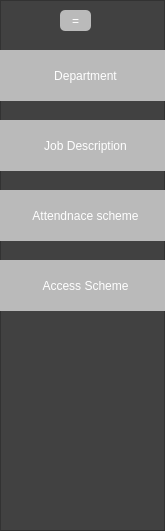
   <widget class="QFrame" name="menu">
    <property name="geometry">
     <rect>
      <x>0</x>
      <y>50</y>
      <width>165</width>
      <height>531</height>
     </rect>
    </property>
    <property name="maximumSize">
     <size>
      <width>165</width>
      <height>16777215</height>
     </size>
    </property>
    <property name="styleSheet">
     <string notr="true">background-color: rgb(65, 65, 65);</string>
    </property>
    <property name="frameShape">
     <enum>QFrame::StyledPanel</enum>
    </property>
    <property name="frameShadow">
     <enum>QFrame::Raised</enum>
    </property>
    <widget class="QPushButton" name="dep_btn">
     <property name="geometry">
      <rect>
       <x>0</x>
       <y>50</y>
       <width>171</width>
       <height>51</height>
      </rect>
     </property>
     <property name="styleSheet">
      <string notr="true">QPushButton{
font: 75 12pt &quot;MS Shell Dlg 2&quot;;

	border-style: solid;
	border-top-color: qlineargradient(spread:pad, x1:0.5, y1:1, x2:0.5, y2:0, stop:0 rgb(215, 215, 215), stop:1 rgb(222, 222, 222));
	border-right-color: qlineargradient(spread:pad, x1:0, y1:0.5, x2:1, y2:0.5, stop:0 rgb(217, 217, 217), stop:1 rgb(227, 227, 227));
	border-left-color: qlineargradient(spread:pad, x1:0, y1:0.5, x2:1, y2:0.5, stop:0 rgb(227, 227, 227), stop:1 rgb(217, 217, 217));
	border-bottom-color: qlineargradient(spread:pad, x1:0.5, y1:1, x2:0.5, y2:0, stop:0 rgb(215, 215, 215), stop:1 rgb(222, 222, 222));
	

	color:  rgb(255,255,255);
	padding: 2px;
	background-color: rgb(186,186,186);
}
QPushButton:hover{
	border-style: solid;
	border-top-color: qlineargradient(spread:pad, x1:0.5, y1:1, x2:0.5, y2:0, stop:0 rgb(195, 195, 195), stop:1 rgb(222, 222, 222));
	border-right-color: qlineargradient(spread:pad, x1:0, y1:0.5, x2:1, y2:0.5, stop:0 rgb(197, 197, 197), stop:1 rgb(227, 227, 227));
	border-left-color: qlineargradient(spread:pad, x1:0, y1:0.5, x2:1, y2:0.5, stop:0 rgb(227, 227, 227), stop:1 rgb(197, 197, 197));
	border-bottom-color: qlineargradient(spread:pad, x1:0.5, y1:1, x2:0.5, y2:0, stop:0 rgb(195, 195, 195), stop:1 rgb(222, 222, 222));
	border-width: 1px;
	border-radius: 5px;
	color: rgb(0,0,0);
	padding: 2px;
	background-color: rgb(255,255,255);
}
QPushButton:pressed{
	border-style: solid;
	border-top-color: qlineargradient(spread:pad, x1:0.5, y1:1, x2:0.5, y2:0, stop:0 rgb(215, 215, 215), stop:1 rgb(222, 222, 222));
	border-right-color: qlineargradient(spread:pad, x1:0, y1:0.5, x2:1, y2:0.5, stop:0 rgb(217, 217, 217), stop:1 rgb(227, 227, 227));
	border-left-color: qlineargradient(spread:pad, x1:0, y1:0.5, x2:1, y2:0.5, stop:0 rgb(227, 227, 227), stop:1 rgb(217, 217, 217));
	border-bottom-color: qlineargradient(spread:pad, x1:0.5, y1:1, x2:0.5, y2:0, stop:0 rgb(215, 215, 215), stop:1 rgb(222, 222, 222));
	border-width: 1px;
	border-radius: 5px;
	color: rgb(0,0,0);
	padding: 2px;
	background-color: rgb(142,142,142);
}
QPushButton:disabled{
	border-style: solid;
	border-top-color: qlineargradient(spread:pad, x1:0.5, y1:1, x2:0.5, y2:0, stop:0 rgb(215, 215, 215), stop:1 rgb(222, 222, 222));
	border-right-color: qlineargradient(spread:pad, x1:0, y1:0.5, x2:1, y2:0.5, stop:0 rgb(217, 217, 217), stop:1 rgb(227, 227, 227));
	border-left-color: qlineargradient(spread:pad, x1:0, y1:0.5, x2:1, y2:0.5, stop:0 rgb(227, 227, 227), stop:1 rgb(217, 217, 217));
	border-bottom-color: qlineargradient(spread:pad, x1:0.5, y1:1, x2:0.5, y2:0, stop:0 rgb(215, 215, 215), stop:1 rgb(222, 222, 222));
	border-width: 1px;
	border-radius: 5px;
	color: #808086;
	padding: 2px;
	background-color: rgb(142,142,142);
}</string>
     </property>
     <property name="text">
      <string>Department</string>
     </property>
    </widget>
    <widget class="QPushButton" name="jd_btn">
     <property name="geometry">
      <rect>
       <x>0</x>
       <y>120</y>
       <width>171</width>
       <height>51</height>
      </rect>
     </property>
     <property name="styleSheet">
      <string notr="true">QPushButton{
font: 75 12pt &quot;MS Shell Dlg 2&quot;;
	border-style: solid;
	border-top-color: qlineargradient(spread:pad, x1:0.5, y1:1, x2:0.5, y2:0, stop:0 rgb(215, 215, 215), stop:1 rgb(222, 222, 222));
	border-right-color: qlineargradient(spread:pad, x1:0, y1:0.5, x2:1, y2:0.5, stop:0 rgb(217, 217, 217), stop:1 rgb(227, 227, 227));
	border-left-color: qlineargradient(spread:pad, x1:0, y1:0.5, x2:1, y2:0.5, stop:0 rgb(227, 227, 227), stop:1 rgb(217, 217, 217));
	border-bottom-color: qlineargradient(spread:pad, x1:0.5, y1:1, x2:0.5, y2:0, stop:0 rgb(215, 215, 215), stop:1 rgb(222, 222, 222));
;
	color:  rgb(255,255,255);
	padding: 2px;
	background-color: rgb(186,186,186);
}
QPushButton:hover{
	border-style: solid;
	border-top-color: qlineargradient(spread:pad, x1:0.5, y1:1, x2:0.5, y2:0, stop:0 rgb(195, 195, 195), stop:1 rgb(222, 222, 222));
	border-right-color: qlineargradient(spread:pad, x1:0, y1:0.5, x2:1, y2:0.5, stop:0 rgb(197, 197, 197), stop:1 rgb(227, 227, 227));
	border-left-color: qlineargradient(spread:pad, x1:0, y1:0.5, x2:1, y2:0.5, stop:0 rgb(227, 227, 227), stop:1 rgb(197, 197, 197));
	border-bottom-color: qlineargradient(spread:pad, x1:0.5, y1:1, x2:0.5, y2:0, stop:0 rgb(195, 195, 195), stop:1 rgb(222, 222, 222));
	border-width: 1px;
	border-radius: 5px;
	color: rgb(0,0,0);
	padding: 2px;
	background-color: rgb(255,255,255);
}
QPushButton:pressed{
	border-style: solid;
	border-top-color: qlineargradient(spread:pad, x1:0.5, y1:1, x2:0.5, y2:0, stop:0 rgb(215, 215, 215), stop:1 rgb(222, 222, 222));
	border-right-color: qlineargradient(spread:pad, x1:0, y1:0.5, x2:1, y2:0.5, stop:0 rgb(217, 217, 217), stop:1 rgb(227, 227, 227));
	border-left-color: qlineargradient(spread:pad, x1:0, y1:0.5, x2:1, y2:0.5, stop:0 rgb(227, 227, 227), stop:1 rgb(217, 217, 217));
	border-bottom-color: qlineargradient(spread:pad, x1:0.5, y1:1, x2:0.5, y2:0, stop:0 rgb(215, 215, 215), stop:1 rgb(222, 222, 222));
	border-width: 1px;
	border-radius: 5px;
	color: rgb(0,0,0);
	padding: 2px;
	background-color: rgb(142,142,142);
}
QPushButton:disabled{
	border-style: solid;
	border-top-color: qlineargradient(spread:pad, x1:0.5, y1:1, x2:0.5, y2:0, stop:0 rgb(215, 215, 215), stop:1 rgb(222, 222, 222));
	border-right-color: qlineargradient(spread:pad, x1:0, y1:0.5, x2:1, y2:0.5, stop:0 rgb(217, 217, 217), stop:1 rgb(227, 227, 227));
	border-left-color: qlineargradient(spread:pad, x1:0, y1:0.5, x2:1, y2:0.5, stop:0 rgb(227, 227, 227), stop:1 rgb(217, 217, 217));
	border-bottom-color: qlineargradient(spread:pad, x1:0.5, y1:1, x2:0.5, y2:0, stop:0 rgb(215, 215, 215), stop:1 rgb(222, 222, 222));
	border-width: 1px;
	border-radius: 5px;
	color: #808086;
	padding: 2px;
	background-color: rgb(142,142,142);
}</string>
     </property>
     <property name="text">
      <string>Job Description</string>
     </property>
    </widget>
    <widget class="QPushButton" name="att_btn">
     <property name="geometry">
      <rect>
       <x>0</x>
       <y>190</y>
       <width>171</width>
       <height>51</height>
      </rect>
     </property>
     <property name="styleSheet">
      <string notr="true">QPushButton{
	font: 75 11pt &quot;MS Shell Dlg 2&quot;;
	border-style: solid;
	border-top-color: qlineargradient(spread:pad, x1:0.5, y1:1, x2:0.5, y2:0, stop:0 rgb(215, 215, 215), stop:1 rgb(222, 222, 222));
	border-right-color: qlineargradient(spread:pad, x1:0, y1:0.5, x2:1, y2:0.5, stop:0 rgb(217, 217, 217), stop:1 rgb(227, 227, 227));
	border-left-color: qlineargradient(spread:pad, x1:0, y1:0.5, x2:1, y2:0.5, stop:0 rgb(227, 227, 227), stop:1 rgb(217, 217, 217));
	border-bottom-color: qlineargradient(spread:pad, x1:0.5, y1:1, x2:0.5, y2:0, stop:0 rgb(215, 215, 215), stop:1 rgb(222, 222, 222));
	
	
	color:  rgb(255,255,255);
	padding: 2px;
	background-color: rgb(186,186,186);
}
QPushButton:hover{
	border-style: solid;
	border-top-color: qlineargradient(spread:pad, x1:0.5, y1:1, x2:0.5, y2:0, stop:0 rgb(195, 195, 195), stop:1 rgb(222, 222, 222));
	border-right-color: qlineargradient(spread:pad, x1:0, y1:0.5, x2:1, y2:0.5, stop:0 rgb(197, 197, 197), stop:1 rgb(227, 227, 227));
	border-left-color: qlineargradient(spread:pad, x1:0, y1:0.5, x2:1, y2:0.5, stop:0 rgb(227, 227, 227), stop:1 rgb(197, 197, 197));
	border-bottom-color: qlineargradient(spread:pad, x1:0.5, y1:1, x2:0.5, y2:0, stop:0 rgb(195, 195, 195), stop:1 rgb(222, 222, 222));
	border-width: 1px;
	border-radius: 5px;
	color: rgb(0,0,0);
	padding: 2px;
	background-color: rgb(255,255,255);
}
QPushButton:pressed{
	border-style: solid;
	border-top-color: qlineargradient(spread:pad, x1:0.5, y1:1, x2:0.5, y2:0, stop:0 rgb(215, 215, 215), stop:1 rgb(222, 222, 222));
	border-right-color: qlineargradient(spread:pad, x1:0, y1:0.5, x2:1, y2:0.5, stop:0 rgb(217, 217, 217), stop:1 rgb(227, 227, 227));
	border-left-color: qlineargradient(spread:pad, x1:0, y1:0.5, x2:1, y2:0.5, stop:0 rgb(227, 227, 227), stop:1 rgb(217, 217, 217));
	border-bottom-color: qlineargradient(spread:pad, x1:0.5, y1:1, x2:0.5, y2:0, stop:0 rgb(215, 215, 215), stop:1 rgb(222, 222, 222));
	border-width: 1px;
	border-radius: 5px;
	color: rgb(0,0,0);
	padding: 2px;
	background-color: rgb(142,142,142);
}
QPushButton:disabled{
	border-style: solid;
	border-top-color: qlineargradient(spread:pad, x1:0.5, y1:1, x2:0.5, y2:0, stop:0 rgb(215, 215, 215), stop:1 rgb(222, 222, 222));
	border-right-color: qlineargradient(spread:pad, x1:0, y1:0.5, x2:1, y2:0.5, stop:0 rgb(217, 217, 217), stop:1 rgb(227, 227, 227));
	border-left-color: qlineargradient(spread:pad, x1:0, y1:0.5, x2:1, y2:0.5, stop:0 rgb(227, 227, 227), stop:1 rgb(217, 217, 217));
	border-bottom-color: qlineargradient(spread:pad, x1:0.5, y1:1, x2:0.5, y2:0, stop:0 rgb(215, 215, 215), stop:1 rgb(222, 222, 222));
	border-width: 1px;
	border-radius: 5px;
	color: #808086;
	padding: 2px;
	background-color: rgb(142,142,142);
}</string>
     </property>
     <property name="text">
      <string>Attendnace scheme</string>
     </property>
    </widget>
    <widget class="QPushButton" name="acc_btn">
     <property name="geometry">
      <rect>
       <x>0</x>
       <y>260</y>
       <width>171</width>
       <height>51</height>
      </rect>
     </property>
     <property name="styleSheet">
      <string notr="true">QPushButton{
	font: 75 11pt &quot;MS Shell Dlg 2&quot;;
	border-style: solid;
	border-top-color: qlineargradient(spread:pad, x1:0.5, y1:1, x2:0.5, y2:0, stop:0 rgb(215, 215, 215), stop:1 rgb(222, 222, 222));
	border-right-color: qlineargradient(spread:pad, x1:0, y1:0.5, x2:1, y2:0.5, stop:0 rgb(217, 217, 217), stop:1 rgb(227, 227, 227));
	border-left-color: qlineargradient(spread:pad, x1:0, y1:0.5, x2:1, y2:0.5, stop:0 rgb(227, 227, 227), stop:1 rgb(217, 217, 217));
	border-bottom-color: qlineargradient(spread:pad, x1:0.5, y1:1, x2:0.5, y2:0, stop:0 rgb(215, 215, 215), stop:1 rgb(222, 222, 222));
	
	
	color:  rgb(255,255,255);
	padding: 2px;
	background-color: rgb(186,186,186);
}
QPushButton:hover{
	border-style: solid;
	border-top-color: qlineargradient(spread:pad, x1:0.5, y1:1, x2:0.5, y2:0, stop:0 rgb(195, 195, 195), stop:1 rgb(222, 222, 222));
	border-right-color: qlineargradient(spread:pad, x1:0, y1:0.5, x2:1, y2:0.5, stop:0 rgb(197, 197, 197), stop:1 rgb(227, 227, 227));
	border-left-color: qlineargradient(spread:pad, x1:0, y1:0.5, x2:1, y2:0.5, stop:0 rgb(227, 227, 227), stop:1 rgb(197, 197, 197));
	border-bottom-color: qlineargradient(spread:pad, x1:0.5, y1:1, x2:0.5, y2:0, stop:0 rgb(195, 195, 195), stop:1 rgb(222, 222, 222));
	border-width: 1px;
	border-radius: 5px;
	color: rgb(0,0,0);
	padding: 2px;
	background-color: rgb(255,255,255);
}
QPushButton:pressed{
	border-style: solid;
	border-top-color: qlineargradient(spread:pad, x1:0.5, y1:1, x2:0.5, y2:0, stop:0 rgb(215, 215, 215), stop:1 rgb(222, 222, 222));
	border-right-color: qlineargradient(spread:pad, x1:0, y1:0.5, x2:1, y2:0.5, stop:0 rgb(217, 217, 217), stop:1 rgb(227, 227, 227));
	border-left-color: qlineargradient(spread:pad, x1:0, y1:0.5, x2:1, y2:0.5, stop:0 rgb(227, 227, 227), stop:1 rgb(217, 217, 217));
	border-bottom-color: qlineargradient(spread:pad, x1:0.5, y1:1, x2:0.5, y2:0, stop:0 rgb(215, 215, 215), stop:1 rgb(222, 222, 222));
	border-width: 1px;
	border-radius: 5px;
	color: rgb(0,0,0);
	padding: 2px;
	background-color: rgb(142,142,142);
}
QPushButton:disabled{
	border-style: solid;
	border-top-color: qlineargradient(spread:pad, x1:0.5, y1:1, x2:0.5, y2:0, stop:0 rgb(215, 215, 215), stop:1 rgb(222, 222, 222));
	border-right-color: qlineargradient(spread:pad, x1:0, y1:0.5, x2:1, y2:0.5, stop:0 rgb(217, 217, 217), stop:1 rgb(227, 227, 227));
	border-left-color: qlineargradient(spread:pad, x1:0, y1:0.5, x2:1, y2:0.5, stop:0 rgb(227, 227, 227), stop:1 rgb(217, 217, 217));
	border-bottom-color: qlineargradient(spread:pad, x1:0.5, y1:1, x2:0.5, y2:0, stop:0 rgb(215, 215, 215), stop:1 rgb(222, 222, 222));
	border-width: 1px;
	border-radius: 5px;
	color: #808086;
	padding: 2px;
	background-color: rgb(142,142,142);
}</string>
     </property>
     <property name="text">
      <string>Access Scheme</string>
     </property>
    </widget>
    <widget class="QPushButton" name="toggle_btn">
     <property name="geometry">
      <rect>
       <x>60</x>
       <y>10</y>
       <width>31</width>
       <height>21</height>
      </rect>
     </property>
     <property name="styleSheet">
      <string notr="true">QPushButton{
	font: 75 11pt &quot;MS Shell Dlg 2&quot;;
	border-style: solid;
	border-top-color: qlineargradient(spread:pad, x1:0.5, y1:1, x2:0.5, y2:0, stop:0 rgb(215, 215, 215), stop:1 rgb(222, 222, 222));
	border-right-color: qlineargradient(spread:pad, x1:0, y1:0.5, x2:1, y2:0.5, stop:0 rgb(217, 217, 217), stop:1 rgb(227, 227, 227));
	border-left-color: qlineargradient(spread:pad, x1:0, y1:0.5, x2:1, y2:0.5, stop:0 rgb(227, 227, 227), stop:1 rgb(217, 217, 217));
	border-bottom-color: qlineargradient(spread:pad, x1:0.5, y1:1, x2:0.5, y2:0, stop:0 rgb(215, 215, 215), stop:1 rgb(222, 222, 222));
	
	border-radius: 5px;
	color:  rgb(255,255,255);
	padding: 2px;
	background-color: rgb(186,186,186);
}
QPushButton:hover{
	border-style: solid;
	border-top-color: qlineargradient(spread:pad, x1:0.5, y1:1, x2:0.5, y2:0, stop:0 rgb(195, 195, 195), stop:1 rgb(222, 222, 222));
	border-right-color: qlineargradient(spread:pad, x1:0, y1:0.5, x2:1, y2:0.5, stop:0 rgb(197, 197, 197), stop:1 rgb(227, 227, 227));
	border-left-color: qlineargradient(spread:pad, x1:0, y1:0.5, x2:1, y2:0.5, stop:0 rgb(227, 227, 227), stop:1 rgb(197, 197, 197));
	border-bottom-color: qlineargradient(spread:pad, x1:0.5, y1:1, x2:0.5, y2:0, stop:0 rgb(195, 195, 195), stop:1 rgb(222, 222, 222));
	border-width: 1px;
	border-radius: 5px;
	color: rgb(0,0,0);
	padding: 2px;
	background-color: rgb(255,255,255);
}
QPushButton:pressed{
	border-style: solid;
	border-top-color: qlineargradient(spread:pad, x1:0.5, y1:1, x2:0.5, y2:0, stop:0 rgb(215, 215, 215), stop:1 rgb(222, 222, 222));
	border-right-color: qlineargradient(spread:pad, x1:0, y1:0.5, x2:1, y2:0.5, stop:0 rgb(217, 217, 217), stop:1 rgb(227, 227, 227));
	border-left-color: qlineargradient(spread:pad, x1:0, y1:0.5, x2:1, y2:0.5, stop:0 rgb(227, 227, 227), stop:1 rgb(217, 217, 217));
	border-bottom-color: qlineargradient(spread:pad, x1:0.5, y1:1, x2:0.5, y2:0, stop:0 rgb(215, 215, 215), stop:1 rgb(222, 222, 222));
	border-width: 1px;
	border-radius: 5px;
	color: rgb(0,0,0);
	padding: 2px;
	background-color: rgb(142,142,142);
}
QPushButton:disabled{
	border-style: solid;
	border-top-color: qlineargradient(spread:pad, x1:0.5, y1:1, x2:0.5, y2:0, stop:0 rgb(215, 215, 215), stop:1 rgb(222, 222, 222));
	border-right-color: qlineargradient(spread:pad, x1:0, y1:0.5, x2:1, y2:0.5, stop:0 rgb(217, 217, 217), stop:1 rgb(227, 227, 227));
	border-left-color: qlineargradient(spread:pad, x1:0, y1:0.5, x2:1, y2:0.5, stop:0 rgb(227, 227, 227), stop:1 rgb(217, 217, 217));
	border-bottom-color: qlineargradient(spread:pad, x1:0.5, y1:1, x2:0.5, y2:0, stop:0 rgb(215, 215, 215), stop:1 rgb(222, 222, 222));
	border-width: 1px;
	border-radius: 5px;
	color: #808086;
	padding: 2px;
	background-color: rgb(142,142,142);
}</string>
     </property>
     <property name="text">
      <string>=</string>
     </property>
    </widget>
   </widget>
